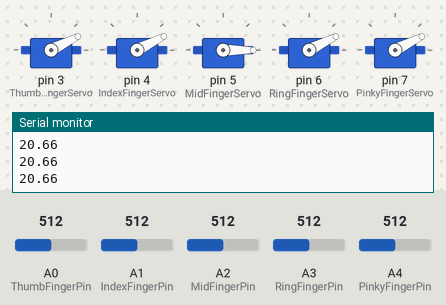
The sketch below on a simulated Arduino Mega 2560, built with avr-gcc and run on an emulated ATmega2560. Shown: 5 × servo, the last lines printed to the serial monitor. Inputs (shaded band) come from the test bench; at power-on: A0 (ThumbFingerPin) = 512, A1 (IndexFingerPin) = 512, A3 (RingFingerPin) = 512, A4 (PinkyFingerPin) = 512, A2 (MidFingerPin) = 512.

Above: at 1.2 s.
1.3 s: A0 (ThumbFingerPin) set to 716
At 1.9 s:
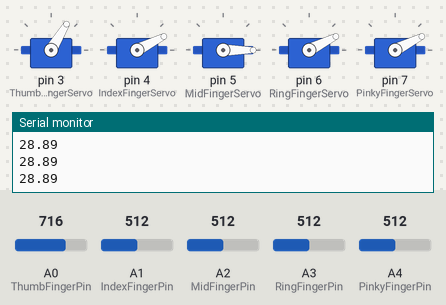
3.0 s: A1 (IndexFingerPin) set to 992
At 4.3 s:
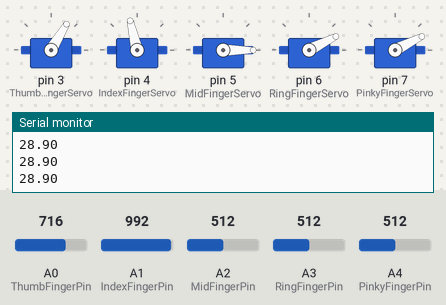
5.0 s: A3 (RingFingerPin) set to 30
7.0 s: A4 (PinkyFingerPin) set to 716
At 8.4 s:
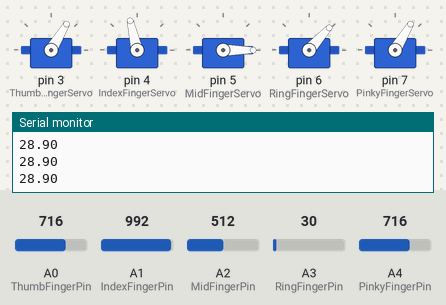
8.7 s: A2 (MidFingerPin) set to 30
At 10.1 s:
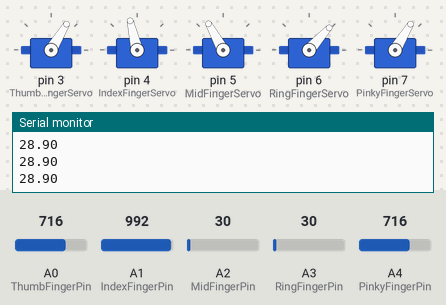
10.7 s: A0 (ThumbFingerPin) set to 992
At 12.3 s:
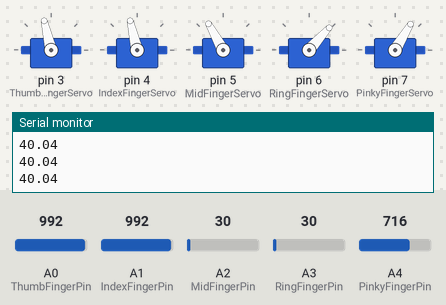
Timing chart, 0 to 13.6 s (numbered marks = the images above; inputs shaded):
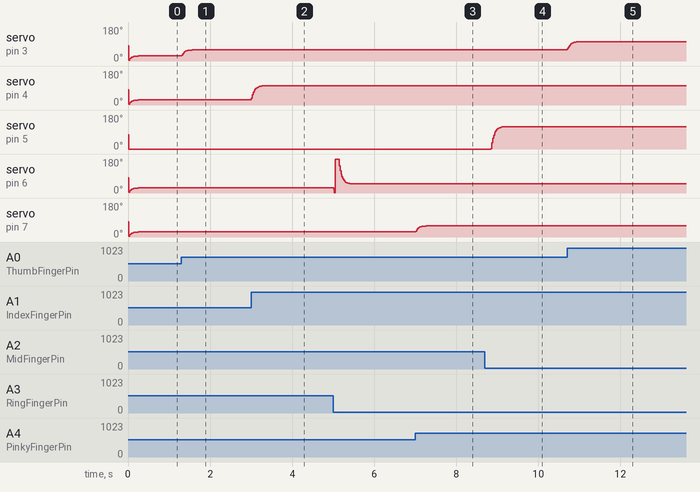

The sketch:

Robotic_Arm_and_EMG_sensor.ino
```cpp
#include <Servo.h>
const float Alpha = 0.1;

int ThumbFingerPin = A0;    // Declaring the variable with the right type
float Cur_avg_Thumb;
float Las_avg_Thumb;
int ThumbRead = 0;
float ThumbVoltage;
int ThumbFingerServo = 3;
int ThumbFingerPos = 0;

int IndexFingerPin = A1;
float Cur_avg_Index;
float Las_avg_Index;
int IndexRead = 0;
float IndexVoltage;
int IndexFingerServo = 4;
int IndexFingerPos = 0;

int MidFingerPin = A2;
float Cur_avg_Mid;
float Las_avg_Mid;
int MidRead = 0;
float MidVoltage;
int MidFingerServo = 5;
int MidFingerPos = 0;

int RingFingerPin = A3;
float Cur_avg_Ring;
float Las_avg_Ring;
int RingRead = 0;
float RingVoltage;
int RingFingerServo = 6;
int RingFingerPos = 0;

int PinkyFingerPin = A4;
float Cur_avg_Pinky;
float Las_avg_Pinky;
int PinkyRead = 0;
float PinkyVoltage;
int PinkyFingerServo = 7;
int PinkyFingerPos = 0;


Servo ThumbFinger;    // Declaring the servos
Servo IndexFinger;
Servo MidFinger;
Servo RingFinger;
Servo PinkyFinger;


void setup() {
  pinMode(ThumbFingerPin, INPUT);   // Configuring the pins as input or output
  pinMode(IndexFingerPin, INPUT);
  pinMode(MidFingerPin, INPUT);
  pinMode(RingFingerPin,INPUT);
  pinMode(PinkyFingerPin,INPUT);

  Serial.begin(9600);   // Running the Serial plotter at baud rate of 9600

  ThumbFinger.attach(ThumbFingerServo);   // Configuring the pins as input or output
  IndexFinger.attach(IndexFingerServo);
  MidFinger.attach(MidFingerServo);
  RingFinger.attach(RingFingerServo);
  PinkyFinger.attach(PinkyFingerServo);
}

void loop() {
  ThumbRead = analogRead(ThumbFingerPin);
  ThumbVoltage = (9. / 223.) * ThumbRead;
  Cur_avg_Thumb = (ThumbVoltage * Alpha) + (Las_avg_Thumb * (1 - Alpha));
  Las_avg_Thumb = Cur_avg_Thumb;

  IndexRead = analogRead(IndexFingerPin);
  IndexVoltage = (9. / 223.) * IndexRead;
  Cur_avg_Index = (IndexVoltage * Alpha) + (Las_avg_Index * (1 - Alpha));
  Las_avg_Index = Cur_avg_Index;

  MidRead = analogRead(MidFingerPin);
  MidVoltage = (9. / 223.) * MidRead;
  Cur_avg_Mid = (MidVoltage * Alpha) + (Las_avg_Mid * (1 - Alpha));
  Las_avg_Mid = Cur_avg_Mid;

  RingRead = analogRead(RingFingerPin);
  RingVoltage = (9. / 223.) * RingRead;   // 9 is an integer _ 9. is a float number _ by making it float number the answer will be float number
  Cur_avg_Ring = (RingVoltage * Alpha) + (Las_avg_Ring * (1 - Alpha));
  Las_avg_Ring = Cur_avg_Ring;

  PinkyRead = analogRead(PinkyFingerPin);
  PinkyVoltage = (9. / 223.) * PinkyRead;   // 9 is an integer _ 9. is a float number _ by making it float number the answer will be float number
  Cur_avg_Pinky = (PinkyVoltage * Alpha) + (Las_avg_Pinky * (1 - Alpha));
  Las_avg_Pinky = Cur_avg_Pinky;


  Serial.println(Cur_avg_Thumb);
  /*Serial.print(",");
  Serial.print(Cur_avg_Index);
  Serial.print(",");
  Serial.print(Cur_avg_Mid);
  Serial.print(",");
  Serial.print(Cur_avg_Ring);
  Serial.print(",");
  Serial.println(Cur_avg_Pinky);
  */


  ThumbFingerPos = 40 * Cur_avg_Thumb;
  ThumbFinger.write(ThumbFingerPos);
  IndexFingerPos = 40 * Cur_avg_Index;
  IndexFinger.write(IndexFingerPos);
  MidFingerPos = (-50 * Cur_avg_Mid) + 180;
  MidFinger.write(MidFingerPos);
  RingFingerPos = 40 * Cur_avg_Ring;
  RingFinger.write(RingFingerPos);
  PinkyFingerPos = 40 * Cur_avg_Pinky;
  PinkyFinger.write(PinkyFingerPos);
}
```

Measured:
- after the input at 1.3 s, servo on pin 3 (ThumbFingerServo): moves from 27° to 59° over 0.25 s, starting at once
- after the input at 3.0 s, servo on pin 4 (IndexFingerServo): moves from 27° to 103° over 0.52 s, starting at once
- after the input at 7.0 s, servo on pin 7 (PinkyFingerServo): moves from 27° to 59° over 0.25 s, starting at once
- after the input at 8.7 s, servo on pin 5 (MidFingerServo): moves from 0° to 119° over 0.39 s, starting after 0.15 s
- after the input at 10.7 s, servo on pin 3 (ThumbFingerServo): moves from 59° to 103° over 0.47 s, starting at once
